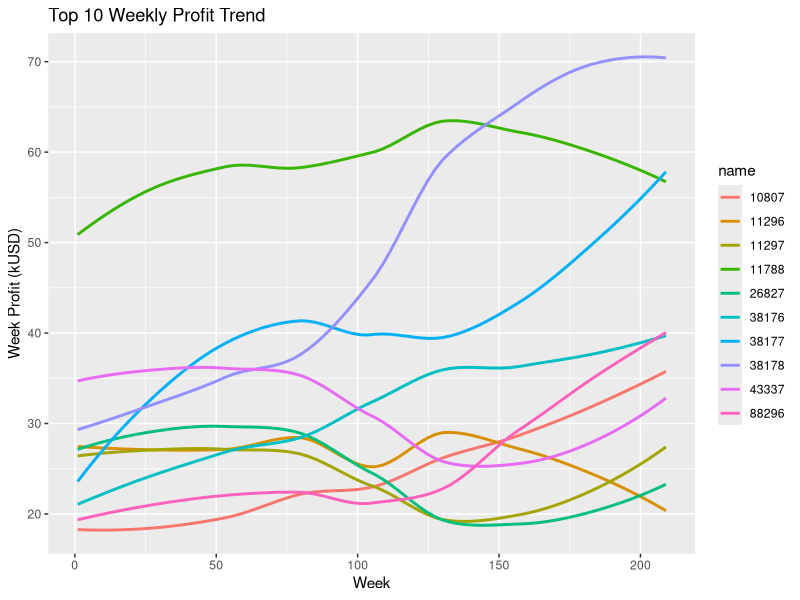

Here is the R script that generated this plot:
library(tidyverse)

## load trend data
trend <- read_csv("derived_data/trend.csv")

## map trend for each top 10 liquor
trend_long <- trend %>% pivot_longer(-week)
trend_plot <- ggplot(trend_long) + 
  geom_smooth(aes(week,value,colour=name), 
              method = 'loess', se = FALSE, formula = y~x) +
  labs(title = 'Top 10 Weekly Profit Trend', 
       x = 'Week', 
       y = 'Week Profit (kUSD)')

## save plot
ggsave(trend_plot, filename = "figures/fig2_top_10_trend_plot.png", height = 6, width = 10)